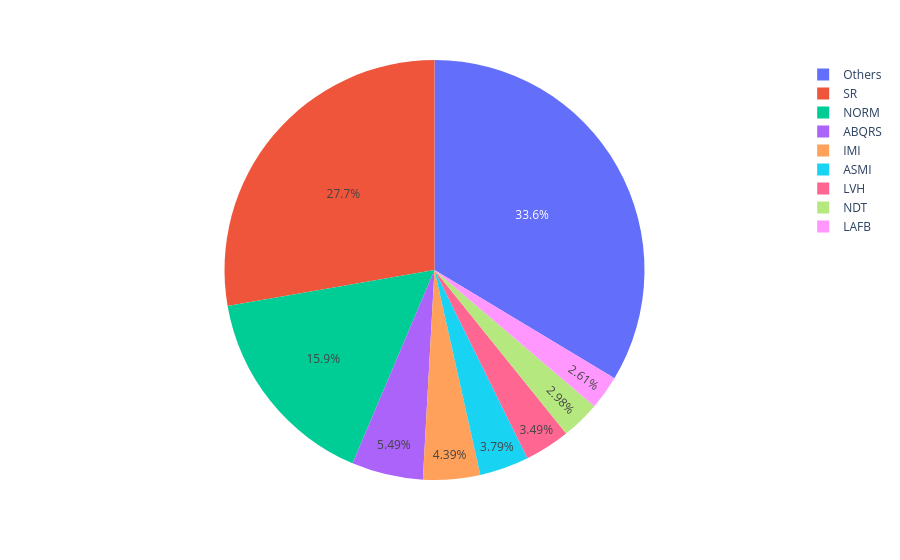

Notebook code cell kept with this figure:
### Code cell
px.pie(num_codes, names="category",values="count").show()

### Figure 1 — Plotly figure (JSON) as saved in the notebook; plotly's stock layout.template omitted (floating-point values rounded to 4 significant figures)
{"data": [{"domain": {"x": [0, 1], "y": [0, 1]}, "hovertemplate": "category=%{label}<br>count=%{value}<extra></extra>", "labels": ["ABQRS", "ASMI", "IMI", "LAFB", "LVH", "NDT", "NORM", "Others", "SR"], "legendgroup": "", "name": "", "showlegend": true, "type": "pie", "values": [3279, 2265, 2619, 1561, 2082, 1781, 9481, 20070, 16563]}], "layout": {"legend": {"tracegroupgap": 0}, "margin": {"t": 60}}}
